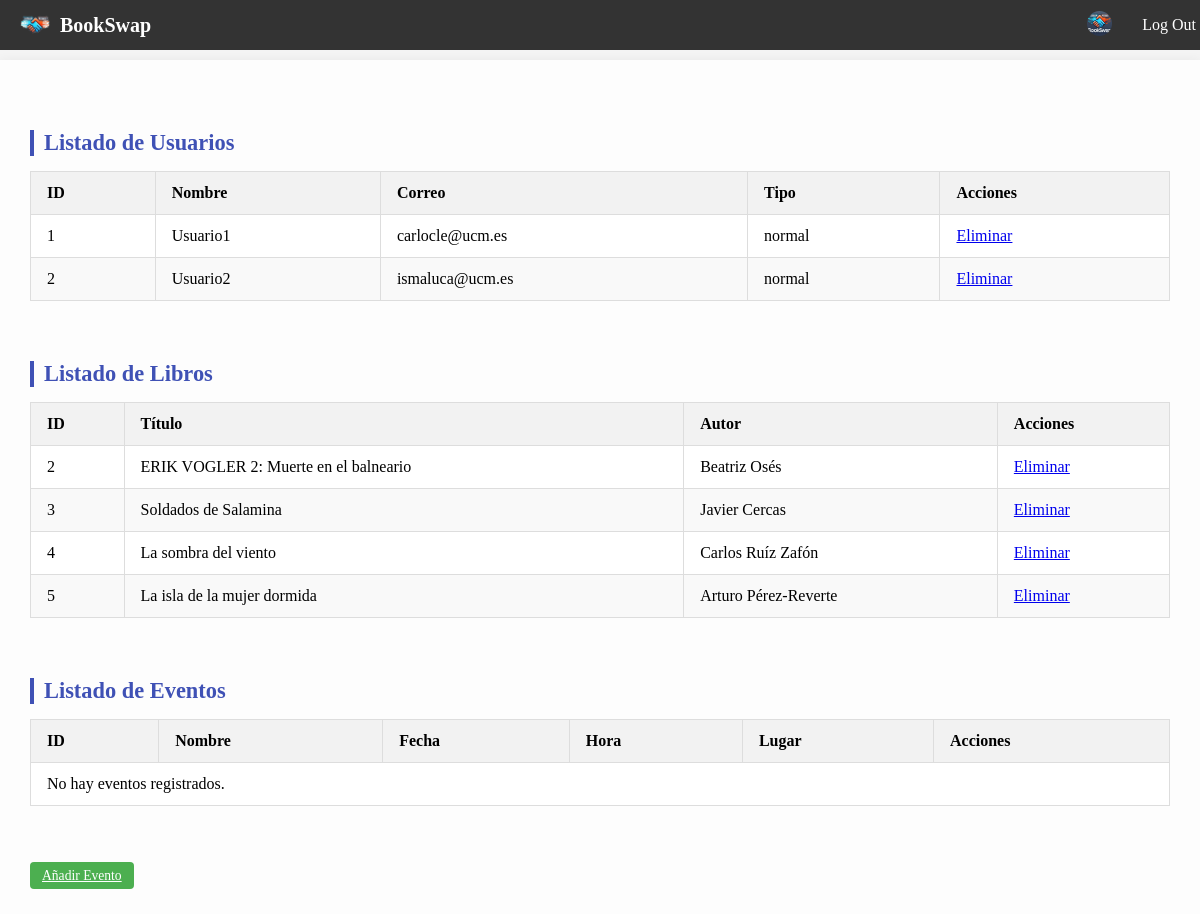
The app's page /admin.php (signed in) with its own data.
### tables this page shows
CREATE TABLE `usuarios` (
  `idusuario` int(11) NOT NULL,
  `nombre` varchar(256) NOT NULL,
  `correo` varchar(256) NOT NULL,
  `contraseña` varchar(256) NOT NULL,
  `tipo` enum('admin','normal') NOT NULL DEFAULT 'normal'
);

CREATE TABLE `libros` (
  `idlibro` int(11) NOT NULL,
  `titulo` varchar(256) NOT NULL,
  `autor` varchar(256) NOT NULL,
  `genero` varchar(256) NOT NULL,
  `editorial` varchar(256) NOT NULL,
  `idioma` varchar(256) NOT NULL,
  `estado` enum('nuevo','bueno','aceptable','deteriorado') NOT NULL DEFAULT 'bueno',
  `descripcion` text NOT NULL,
  `imagen` varchar(256) NOT NULL,
  `idpropietario` int(11) NOT NULL,
  `disponible` tinyint(4) NOT NULL DEFAULT 1,
  `fecha_publicacion` date NOT NULL DEFAULT current_timestamp()
);

### includes/clases/usuarios/usuario.php (called while the page is built, shortened)
<?php
class Usuario
{
    public static function buscaPorTipo($tipo)
    {
        $conn = Aplicacion::getInstance()->getConexionBd();
        $query = sprintf("SELECT * FROM usuarios WHERE tipo='%s'", $conn->real_escape_string($tipo));
        $rs = $conn->query($query);
        $result = [];
        if ($rs) {
            while ($fila = $rs->fetch_assoc()) {
                $result[] = new Usuario($fila['nombre'], $fila['contraseña'], $fila['correo'], $fila['idusuario']);
            }
        } else {
            error_log("Error BD ({$conn->errno}): {$conn->error}");
        }
        return $result;
    }
    private $idusuario;
    private $nombre;
    private $correo;
    private function __construct($nombre, $password, $correo, $id = null, $roles = [])
    {
        $this->idusuario = $id;
        $this->nombre = $nombre;
        $this->correo = $correo;
    }
    public function getId()
    {
        return $this->idusuario;
    }
    public function getNombre()
    {
        return $this->nombre;
    }
    public function getCorreo()
    {
        return $this->correo;
    }
}

### includes/clases/productos/libro.php (called while the page is built, shortened)
<?php
class Libro
{
    private $idlibro;
    private $titulo;
    private $autor;
    private function __construct($titulo, $autor, $genero, $editorial, $idioma, $estado, $descripcion, $imagen, $idpropietario, $disponible = true, $fecha_publicacion = null, $idlibro = null)
    {
        $this->idlibro = $idlibro;
        $this->titulo = $titulo;
        $this->autor = $autor;
    }
    public static function getLibros(){
        $conn = Aplicacion::getInstance()->getConexionBd();
        $query = "SELECT * FROM libros";
        $stmt = $conn->prepare($query);
        $stmt->execute();
        $result = $stmt->get_result();
        $libros = [];
        while ($fila = $result->fetch_assoc()) {
            $libros[] = new self(
                $fila['titulo'],
                $fila['autor'],
                $fila['genero'],
                $fila['editorial'],
                $fila['idioma'],
                $fila['estado'],
                $fila['descripcion'],
                $fila['imagen'],
                $fila['idpropietario'],
                $fila['disponible'],
                $fila['fecha_publicacion'],
                $fila['idlibro']
            );
        }
        return $libros;
    }
    public function getId() { return $this->idlibro; }
    public function getTitulo() { return $this->titulo; }
    public function getAutor() { return $this->autor; }
}

### includes/clases/productos/evento.php (called while the page is built, shortened)
<?php
class Evento
{
    public static function getEventos()
    {
        $conn = Aplicacion::getInstance()->getConexionBd();
        $query = "SELECT * FROM eventos ORDER BY fecha, hora";
        $stmt = $conn->prepare($query);
        $stmt->execute();
        $result = $stmt->get_result();
        $eventos = [];
        return $eventos;
    }
}

### admin.php (the view, shortened to what this page needs)
<?php
$usuarios = Usuario::buscaPorTipo('normal');
$tabla_usuarios = '';
if ($usuarios) {
    foreach ($usuarios as $usuario) {
        $tabla_usuarios .= "<tr>";
        $tabla_usuarios .= "<td>" . $usuario->getId() . "</td>";
        $tabla_usuarios .= "<td>" . $usuario->getNombre() . "</td>";
        $tabla_usuarios .= "<td>" . $usuario->getCorreo() . "</td>";
        $tabla_usuarios .= "<td> normal </td>";
        $tabla_usuarios .= "<td><a href='includes/clases/usuarios/eliminarUsuario.php?id=" . $usuario->getId() . "'>Eliminar</a></td>";
        $tabla_usuarios .= "</tr>";
    }
} else {
    $tabla_usuarios .= "<tr><td colspan='5'>No hay usuarios registrados.</td></tr>";
}
$libros = Libro::getLibros();
$tabla_libros = '';
if ($libros) {
    foreach($libros as $libro) {
        $tabla_libros .= "<tr>";
        $tabla_libros .= "<td>" . $libro->getId() . "</td>";
        $tabla_libros .= "<td>" . $libro->getTitulo() . "</td>";
        $tabla_libros .= "<td>" . $libro->getAutor() . "</td>";
        $tabla_libros .= "<td><a href='includes/clases/productos/procesarBorrarLibro.php?id=" . $libro->getId() . "'>Eliminar</a></td>";
        $tabla_libros .= "</tr>";
    }
} else {
    $tabla_libros .= "<tr><td colspan='4'>No hay libros registrados.</td></tr>";
}
$eventos = Evento::getEventos();
$tabla_eventos = '';
if ($eventos) {
    foreach ($eventos as $evento) {
        $tabla_eventos .= "<tr>";
        $tabla_eventos .= "<td>" . $evento->getId() . "</td>";
        $tabla_eventos .= "<td>" . $evento->getNombre() . "</td>";
        $tabla_eventos .= "<td>" . $evento->getFecha() . "</td>";
        $tabla_eventos .= "<td>" . $evento->getHora() . "</td>";
        $tabla_eventos .= "<td>" . $evento->getLugar() . "</td>";
        $tabla_eventos .= "<td>
            <a href='includes/clases/productos/procesarBorrarEvento.php?id=" . $evento->getId() . "'>Eliminar</a> |
            <a href='editarEvento.php?id=" . $evento->getId() . "'>Editar</a>
        </td>";
        $tabla_eventos .= "</tr>";
    }
} else {
    $tabla_eventos .= "<tr><td colspan='6'>No hay eventos registrados.</td></tr>";
}
$contenidoPrincipal = <<<EOS
<div class="admin-container">
    <h2 class="admin-subtitle">Listado de Usuarios</h2>
    <div class="admin-table-wrapper">
        <table class="admin-table">
            <thead>
                <tr>
                    <th>ID</th>
                    <th>Nombre</th>
                    <th>Correo</th>
                    <th>Tipo</th>
                    <th>Acciones</th>
                </tr>
            </thead>
            <tbody>
                $tabla_usuarios
            </tbody>
        </table>
    </div>
    <h2 class="admin-subtitle">Listado de Libros</h2>
    <div class="admin-table-wrapper">
        <table class="admin-table">
            <thead>
                <tr>
                    <th>ID</th>
                    <th>Título</th>
                    <th>Autor</th>
                    <th>Acciones</th>
                </tr>
            </thead>
            <tbody>
                $tabla_libros
            </tbody>
        </table>
    </div>
    <h2 class="admin-subtitle">Listado de Eventos</h2>
    <div class="admin-table-wrapper">
        <table class="admin-table">
            <thead>
                <tr>
                    <th>ID</th>
                    <th>Nombre</th>
                    <th>Fecha</th>
                    <th>Hora</th>
                    <th>Lugar</th>
                    <th>Acciones</th>
                </tr>
            </thead>
            <tbody>
                $tabla_eventos
            </tbody>
        </table>
    </div>
    <div class="add-event-button-wrapper">
        <a href="subirEvento.php" class="admin-btn editar">Añadir Evento</a>
    </div>
</div>
EOS;
require __DIR__.'/includes/vistas/plantillas/plantilla.php';
?>

### CSS/estilos.css (style rules this page uses)
body { margin: 0; padding-top: 60px; background-color: #f4f4f4; }
table { width: 100%; border-collapse: collapse; margin-bottom: 20px; }
table, th, td { border: 1px solid #ddd; }
th, td { padding: 8px; text-align: left; }
th { background-color: #f2f2f2; }
tr:nth-child(even) { background-color: #f9f9f9; }
.admin-container { padding: 30px; background-color: #fdfdfd; box-shadow: 0 0 10px rgba(0,0,0,0.05); }
.admin-subtitle { font-size: 1.4rem; margin: 40px 0 15px; border-left: 4px solid #3f51b5; padding-left: 10px; color: #3f51b5; }
.admin-table-wrapper { overflow-x: auto; margin-bottom: 40px; }
.admin-table { width: 100%; border-collapse: collapse; background-color: #fff; }
.admin-table th, .admin-table td { padding: 12px 16px; text-align: left; border-bottom: 1px solid #ddd; }
.admin-btn { padding: 6px 12px; margin-right: 5px; border: none; border-radius: 4px; font-size: 0.85rem; cursor: pointer; transition: background-color 0.3s ease; }
.admin-btn.editar { background-color: #4caf50; color: white; }

### records on screen
usuarios: idusuario "1", nombre "Usuario1", correo "carlocle@ucm.es"
usuarios: idusuario "2", nombre "Usuario2", correo "ismaluca@ucm.es"
libros: idlibro "2", titulo "ERIK VOGLER 2: Muerte en el balneario", autor "Beatriz Osés"
libros: idlibro "3", titulo "Soldados de Salamina", autor "Javier Cercas"
libros: idlibro "4", titulo "La sombra del viento", autor "Carlos Ruíz Zafón"
libros: idlibro "5", titulo "La isla de la mujer dormida", autor "Arturo Pérez-Reverte"
